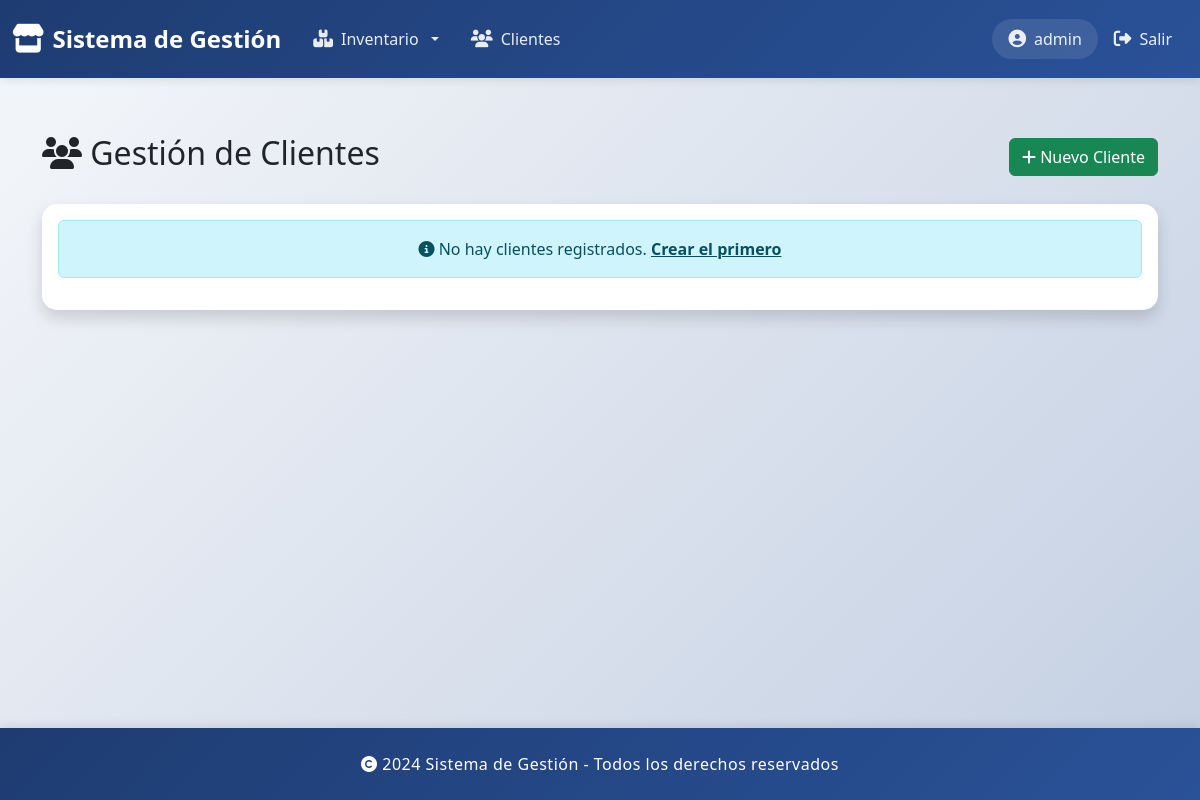
Page /clientes/ (signed in) on the earlier database version.
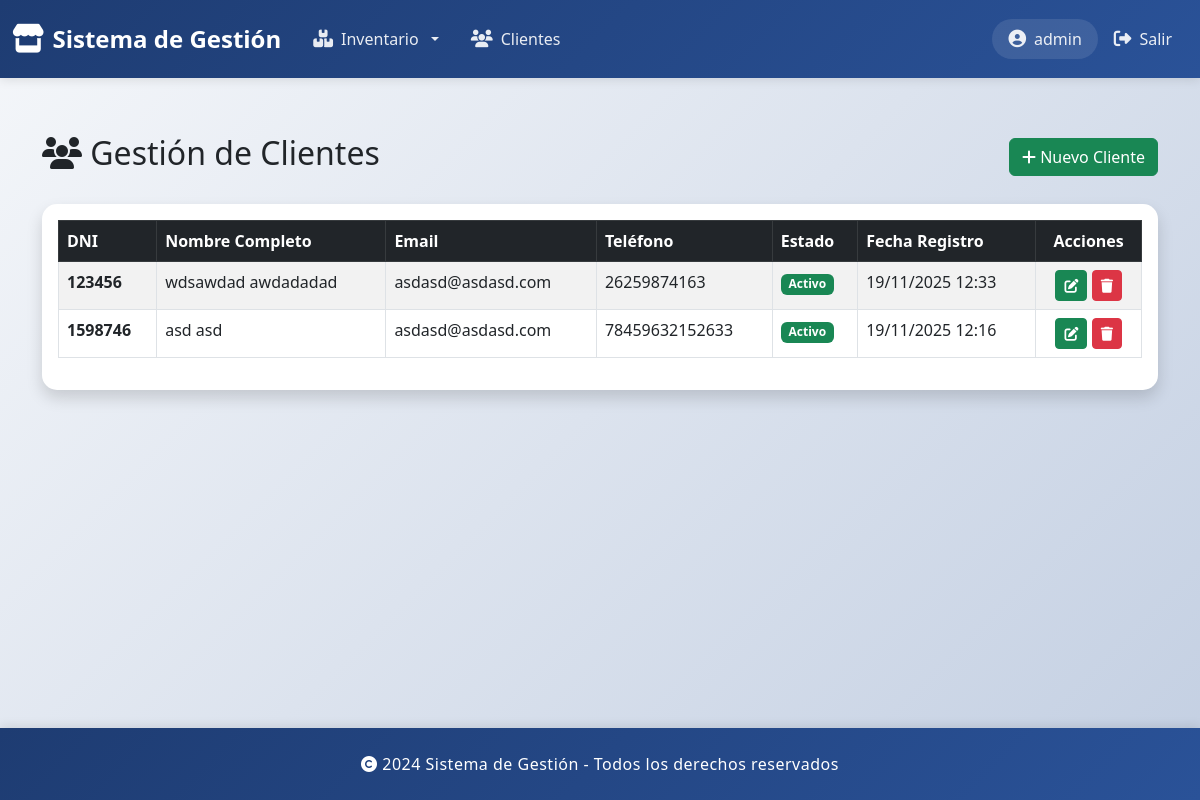
Same page on the later database version.
### gestionClientes/models.py (models this page shows, shortened)
class Cliente(models.Model):
    idCliente = models.AutoField(primary_key=True)
    nombre = models.CharField(max_length=100)
    apellido = models.CharField(max_length=100)
    dni = models.CharField(max_length=20, unique=True)
    email = models.EmailField(blank=True)
    telefono = models.CharField(max_length=20, blank=True)
    direccion = models.CharField(max_length=200, blank=True)
    fecha_registro = models.DateTimeField(auto_now_add=True)
    activo = models.BooleanField(default=True)
    class Meta:
        verbose_name = 'Cliente'
        verbose_name_plural = 'Clientes'
    def nombre_completo(self):
        return f"{self.nombre} {self.apellido}"

### gestionClientes/views.py (the view)
# urls.py: path("clientes/", views.clientes_list, name="clientes_list"),
@login_required
def clientes_list(request):
    clientes = Cliente.objects.all().order_by('-fecha_registro')
    return render(request, "clientes/list.html", {"clientes": clientes})

### gestionClientes/templates/clientes/list.html (shortened to what this page needs)
{% extends 'base.html' %}
{% load static %}
{% block content %}
<div class="container mt-4">
    <div class="d-flex justify-content-between align-items-center mb-4">
        <h2><i class="fas fa-users"></i> Gestión de Clientes</h2>
        <a href="{% url 'cliente_crear' %}" class="btn btn-success">
            <i class="fas fa-plus"></i> Nuevo Cliente
        </a>
    </div>
    <div class="card shadow">
        <div class="card-body">
            {% if clientes %}
                <div class="table-responsive">
                    <table class="table table-hover table-striped table-bordered">
                        <thead class="table-dark">
                            <tr>
                                <th>DNI</th>
                                <th>Nombre Completo</th>
                                <th>Email</th>
                                <th>Teléfono</th>
                                <th>Estado</th>
                                <th>Fecha Registro</th>
                                <th class="text-center">Acciones</th>
                            </tr>
                        </thead>
                        <tbody>
                            {% for cliente in clientes %}
                            <tr>
                                <td><strong>{{ cliente.dni }}</strong></td>
                                <td>{{ cliente.nombre_completo }}</td>
                                <td>{{ cliente.email|default:"—" }}</td>
                                <td>{{ cliente.telefono|default:"—" }}</td>
                                <td>
                                    {% if cliente.activo %}
                                        <span class="badge bg-success">Activo</span>
                                    {% else %}
                                        <span class="badge bg-secondary">Inactivo</span>
                                    {% endif %}
                                </td>
                                <td>{{ cliente.fecha_registro|date:"d/m/Y H:i" }}</td>
                                <td class="text-center">
                                    <a href="{% url 'cliente_editar' cliente.idCliente %}"
                                       class="btn btn-sm btn-success"
                                       title="Editar">
                                        <i class="fas fa-edit"></i>
                                    </a>
                                    <a href="{% url 'cliente_confirmar_eliminar' cliente.idCliente %}"
                                       class="btn btn-sm btn-danger"
                                       title="Eliminar">
                                        <i class="fas fa-trash"></i>
                                    </a>
                                </td>
                            </tr>
                            {% endfor %}
                        </tbody>
                    </table>
                </div>
            {% else %}
                <div class="alert alert-info text-center">
                    <i class="fas fa-info-circle"></i> No hay clientes registrados.
                    <a href="{% url 'cliente_crear' %}" class="alert-link">Crear el primero</a>
                </div>
            {% endif %}
        </div>
    </div>
</div>
{% endblock %}

### templates/base.html (shortened to what this page needs)
<!DOCTYPE html>
<html lang="es">
<head>
    <link href="https://cdn.jsdelivr.net/npm/bootstrap@5.3.0/dist/css/bootstrap.min.css" rel="stylesheet">
    <link rel="stylesheet" href="https://cdnjs.cloudflare.com/ajax/libs/font-awesome/6.4.0/css/all.min.css">
</head>
<body>
    <nav class="navbar navbar-expand-lg navbar-dark">
        <div class="container-fluid">
            <a class="navbar-brand" href="/">
                <i class="fas fa-store"></i>
                <span>Sistema de Gestión</span>
            </a>
            <div class="collapse navbar-collapse" id="navbarNav">
                <ul class="navbar-nav me-auto">
                    <li class="nav-item dropdown">
                        <a class="nav-link dropdown-toggle" href="#" role="button" data-bs-toggle="dropdown" aria-expanded="false">
                            <i class="fas fa-boxes"></i> Inventario
                        </a>
                    </li>
                    <li class="nav-item">
                        <a class="nav-link" href="{% url 'clientes_list' %}">
                            <i class="fas fa-users"></i> Clientes
                        </a>
                    </li>
                </ul>
                <ul class="navbar-nav">
                    {% if user.is_authenticated %}
                        <li class="nav-item">
                            <span class="nav-link">
                                <i class="fas fa-user-circle"></i> {{ user.username }}
                            </span>
                        </li>
                        <li class="nav-item">
                            <a class="nav-link" href="{% url 'logout' %}">
                                <i class="fas fa-sign-out-alt"></i> Salir
                            </a>
                        </li>
                    {% else %}
                        <li class="nav-item">
                            <a class="nav-link" href="{% url 'login' %}">
                                <i class="fas fa-sign-in-alt"></i> Ingresar
                            </a>
                        </li>
                    {% endif %}
                </ul>
            </div>
        </div>
    </nav>
    <main>
        {% block content %}{% endblock %}
    </main>
    <footer class="text-white text-center">
        <div class="container">
            <p class="mb-0">
                <i class="fas fa-copyright"></i> 2024 Sistema de Gestión - Todos los derechos reservados
            </p>
        </div>
    </footer>
</body>
</html>

### templates/base.html (style rules this page uses)
:root { --primary-color: #2c3e50; --secondary-color: #3498db; --accent-color: #e74c3c; --light-bg: #ecf0f1; --card-shadow: 0 4px 6px rgba(0, 0, 0, 0.07); --card-hover-shadow: 0 8px 15px rgba(0, 0, 0, 0.1); }
* { margin: 0; padding: 0; box-sizing: border-box; }
html { height: 100%; }
body { background: linear-gradient(135deg, #f5f7fa 0%, #c3cfe2 100%); display: flex; flex-direction: column; min-height: 100vh; font-family: 'Segoe UI', Tahoma, Geneva, Verdana, sans-serif; }
.navbar { background: linear-gradient(135deg, #1e3c72 0%, #2a5298 100%) !important; box-shadow: 0 2px 10px rgba(0, 0, 0, 0.1); padding: 1rem 0; }
.navbar-brand { font-weight: 700; font-size: 1.5rem; color: #fff !important; transition: all 0.3s ease; display: flex; align-items: center; gap: 0.5rem; }
.navbar-brand i { font-size: 1.8rem; animation: pulse 2s infinite; }
.nav-link { color: rgba(255, 255, 255, 0.9) !important; font-weight: 500; padding: 0.5rem 1rem !important; border-radius: 8px; transition: all 0.3s ease; display: flex; align-items: center; gap: 0.5rem; }
.nav-link i { font-size: 1.1rem; }
main { flex: 1; padding: 2rem 0; }
.card { border: none; border-radius: 15px; box-shadow: var(--card-shadow); transition: all 0.3s ease; overflow: hidden; }
footer { background: linear-gradient(135deg, #1e3c72 0%, #2a5298 100%); box-shadow: 0 -2px 10px rgba(0, 0, 0, 0.1); padding: 1.5rem 0; }
footer p { margin: 0; font-weight: 500; letter-spacing: 0.5px; }
.nav-item span.nav-link { background-color: rgba(255, 255, 255, 0.1); border-radius: 20px; padding: 0.5rem 1rem !important; }
html { scroll-behavior: smooth; }
main { animation: fadeIn 0.5s ease-in; }

Differences in the rows shown:
added Cliente: dni "123456", nombre_completo "wdsawdad awdadadad", email "asdasd@asdasd.com", telefono "26259874163", activo "Activo", fecha_registro "19/11/2025 12:33"
added Cliente: dni "1598746", nombre_completo "asd asd", email "asdasd@asdasd.com", telefono "78459632152633", activo "Activo", fecha_registro "19/11/2025 12:16"
Other differences:
text no longer shown: "No hay clientes registrados. Crear el primero"
text now shown: "DNI Nombre Completo Email Teléfono Estado Fecha Registro Acciones"
